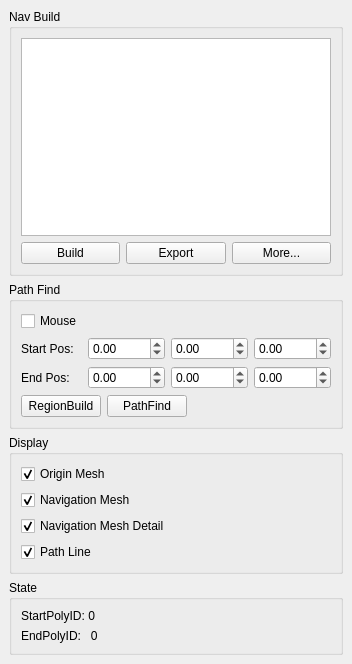
<?xml version="1.0" encoding="UTF-8"?>
<ui version="4.0">
 <class>AI</class>
 <widget class="QMainWindow" name="AI">
  <property name="geometry">
   <rect>
    <x>0</x>
    <y>0</y>
    <width>334</width>
    <height>664</height>
   </rect>
  </property>
  <property name="windowTitle">
   <string>Navigation Mesh</string>
  </property>
  <widget class="QWidget" name="centralwidget">
   <layout class="QVBoxLayout" name="verticalLayout_5">
    <item>
     <widget class="QGroupBox" name="groupBox">
      <property name="title">
       <string>Nav Build</string>
      </property>
      <layout class="QVBoxLayout" name="verticalLayout">
       <item>
        <widget class="QTreeView" name="m_pTreeView">
         <property name="lineWidth">
          <number>-3</number>
         </property>
         <property name="editTriggers">
          <set>QAbstractItemView::AnyKeyPressed|QAbstractItemView::DoubleClicked|QAbstractItemView::EditKeyPressed|QAbstractItemView::SelectedClicked</set>
         </property>
        </widget>
       </item>
       <item>
        <layout class="QHBoxLayout" name="horizontalLayout">
         <item>
          <widget class="QPushButton" name="m_pPushButtonBuild">
           <property name="text">
            <string>Build</string>
           </property>
          </widget>
         </item>
         <item>
          <widget class="QPushButton" name="m_pSaveNavMesh">
           <property name="text">
            <string>Export</string>
           </property>
          </widget>
         </item>
         <item>
          <widget class="QPushButton" name="pushButton">
           <property name="text">
            <string>More...</string>
           </property>
          </widget>
         </item>
        </layout>
       </item>
      </layout>
     </widget>
    </item>
    <item>
     <widget class="QGroupBox" name="groupBox_2">
      <property name="title">
       <string>Path Find</string>
      </property>
      <layout class="QVBoxLayout" name="verticalLayout_2">
       <item>
        <layout class="QGridLayout" name="gridLayout">
         <item row="2" column="0">
          <widget class="QLabel" name="label">
           <property name="text">
            <string>Start Pos:</string>
           </property>
          </widget>
         </item>
         <item row="3" column="0">
          <widget class="QLabel" name="label_2">
           <property name="text">
            <string>End Pos:</string>
           </property>
          </widget>
         </item>
         <item row="2" column="1">
          <widget class="QDoubleSpinBox" name="m_sp0">
           <property name="minimum">
            <double>-9999.000000000000000</double>
           </property>
           <property name="maximum">
            <double>99999.000000000000000</double>
           </property>
          </widget>
         </item>
         <item row="3" column="1">
          <widget class="QDoubleSpinBox" name="m_ep0">
           <property name="minimum">
            <double>-9999.000000000000000</double>
           </property>
           <property name="maximum">
            <double>99999.000000000000000</double>
           </property>
          </widget>
         </item>
         <item row="2" column="2">
          <widget class="QDoubleSpinBox" name="m_sp1">
           <property name="minimum">
            <double>-9999.000000000000000</double>
           </property>
           <property name="maximum">
            <double>99999.000000000000000</double>
           </property>
          </widget>
         </item>
         <item row="3" column="2">
          <widget class="QDoubleSpinBox" name="m_ep1">
           <property name="minimum">
            <double>-9999.000000000000000</double>
           </property>
           <property name="maximum">
            <double>99999.000000000000000</double>
           </property>
          </widget>
         </item>
         <item row="2" column="3">
          <widget class="QDoubleSpinBox" name="m_sp2">
           <property name="minimum">
            <double>-9999.000000000000000</double>
           </property>
           <property name="maximum">
            <double>99999.000000000000000</double>
           </property>
          </widget>
         </item>
         <item row="3" column="3">
          <widget class="QDoubleSpinBox" name="m_ep2">
           <property name="minimum">
            <double>-9999.000000000000000</double>
           </property>
           <property name="maximum">
            <double>99999.000000000000000</double>
           </property>
          </widget>
         </item>
         <item row="1" column="0">
          <widget class="QCheckBox" name="checkBox">
           <property name="text">
            <string>Mouse</string>
           </property>
          </widget>
         </item>
        </layout>
       </item>
       <item>
        <layout class="QHBoxLayout" name="horizontalLayout_2">
         <item>
          <widget class="QPushButton" name="m_regionBuild">
           <property name="text">
            <string>RegionBuild</string>
           </property>
          </widget>
         </item>
         <item>
          <widget class="QPushButton" name="m_pathFind">
           <property name="text">
            <string>PathFind</string>
           </property>
          </widget>
         </item>
         <item>
          <spacer name="horizontalSpacer_2">
           <property name="orientation">
            <enum>Qt::Horizontal</enum>
           </property>
           <property name="sizeHint" stdset="0">
            <size>
             <width>40</width>
             <height>20</height>
            </size>
           </property>
          </spacer>
         </item>
        </layout>
       </item>
      </layout>
     </widget>
    </item>
    <item>
     <widget class="QGroupBox" name="groupBox_3">
      <property name="title">
       <string>Display</string>
      </property>
      <layout class="QVBoxLayout" name="verticalLayout_3">
       <item>
        <widget class="QCheckBox" name="m_originMeshShow">
         <property name="text">
          <string>Origin Mesh</string>
         </property>
         <property name="checked">
          <bool>true</bool>
         </property>
        </widget>
       </item>
       <item>
        <widget class="QCheckBox" name="n_navMeshShow">
         <property name="text">
          <string>Navigation Mesh</string>
         </property>
         <property name="checked">
          <bool>true</bool>
         </property>
        </widget>
       </item>
       <item>
        <widget class="QCheckBox" name="n_navMeshDetailShow">
         <property name="text">
          <string>Navigation Mesh Detail</string>
         </property>
         <property name="checked">
          <bool>true</bool>
         </property>
        </widget>
       </item>
       <item>
        <widget class="QCheckBox" name="m_pathLineShow">
         <property name="text">
          <string>Path Line</string>
         </property>
         <property name="checked">
          <bool>true</bool>
         </property>
        </widget>
       </item>
      </layout>
     </widget>
    </item>
    <item>
     <widget class="QGroupBox" name="groupBox_4">
      <property name="title">
       <string>State</string>
      </property>
      <layout class="QVBoxLayout" name="verticalLayout_4">
       <item>
        <widget class="QLabel" name="m_startPolyID">
         <property name="text">
          <string>StartPolyID: 0</string>
         </property>
        </widget>
       </item>
       <item>
        <widget class="QLabel" name="m_endPolyID">
         <property name="text">
          <string>EndPolyID:   0</string>
         </property>
        </widget>
       </item>
      </layout>
     </widget>
    </item>
   </layout>
  </widget>
  <widget class="QMenuBar" name="menubar">
   <property name="geometry">
    <rect>
     <x>0</x>
     <y>0</y>
     <width>334</width>
     <height>23</height>
    </rect>
   </property>
  </widget>
 </widget>
 <resources/>
 <connections/>
</ui>
